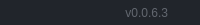
              <widget class="QFrame" name="frame_grip">
               <property name="minimumSize">
                <size>
                 <width>0</width>
                 <height>25</height>
                </size>
               </property>
               <property name="maximumSize">
                <size>
                 <width>16777215</width>
                 <height>25</height>
                </size>
               </property>
               <property name="styleSheet">
                <string notr="true">background-color: rgb(33, 37, 43);</string>
               </property>
               <property name="frameShape">
                <enum>QFrame::NoFrame</enum>
               </property>
               <property name="frameShadow">
                <enum>QFrame::Raised</enum>
               </property>
               <layout class="QHBoxLayout" name="horizontalLayout_6">
                <property name="spacing">
                 <number>0</number>
                </property>
                <property name="leftMargin">
                 <number>0</number>
                </property>
                <property name="topMargin">
                 <number>0</number>
                </property>
                <property name="rightMargin">
                 <number>2</number>
                </property>
                <property name="bottomMargin">
                 <number>0</number>
                </property>
                <item>
                 <widget class="QFrame" name="frame_label_bottom">
                  <property name="frameShape">
                   <enum>QFrame::NoFrame</enum>
                  </property>
                  <property name="frameShadow">
                   <enum>QFrame::Raised</enum>
                  </property>
                  <layout class="QHBoxLayout" name="horizontalLayout_7">
                   <property name="spacing">
                    <number>0</number>
                   </property>
                   <property name="leftMargin">
                    <number>10</number>
                   </property>
                   <property name="topMargin">
                    <number>0</number>
                   </property>
                   <property name="rightMargin">
                    <number>10</number>
                   </property>
                   <property name="bottomMargin">
                    <number>0</number>
                   </property>
                   <item>
                    <widget class="QLabel" name="label_credits">
                     <property name="font">
                      <font>
                       <family>Segoe UI</family>
                      </font>
                     </property>
                     <property name="styleSheet">
                      <string notr="true">color: rgb(98, 103, 111);</string>
                     </property>
                     <property name="text">
                      <string/>
                     </property>
                    </widget>
                   </item>
                   <item>
                    <widget class="QLabel" name="label_version">
                     <property name="maximumSize">
                      <size>
                       <width>100</width>
                       <height>16777215</height>
                      </size>
                     </property>
                     <property name="font">
                      <font>
                       <family>Segoe UI</family>
                      </font>
                     </property>
                     <property name="styleSheet">
                      <string notr="true">color: rgb(98, 103, 111);</string>
                     </property>
                     <property name="text">
                      <string>v0.0.6.3</string>
                     </property>
                     <property name="alignment">
                      <set>Qt::AlignRight|Qt::AlignTrailing|Qt::AlignVCenter</set>
                     </property>
                    </widget>
                   </item>
                  </layout>
                 </widget>
                </item>
                <item>
                 <widget class="QFrame" name="frame_size_grip">
                  <property name="maximumSize">
                   <size>
                    <width>20</width>
                    <height>20</height>
                   </size>
                  </property>
                  <property name="styleSheet">
                   <string notr="true">QSizeGrip {
	background-position: center;
	background-repeat: no-reperat;
}</string>
                  </property>
                  <property name="frameShape">
                   <enum>QFrame::NoFrame</enum>
                  </property>
                  <property name="frameShadow">
                   <enum>QFrame::Raised</enum>
                  </property>
                 </widget>
                </item>
               </layout>
              </widget>
